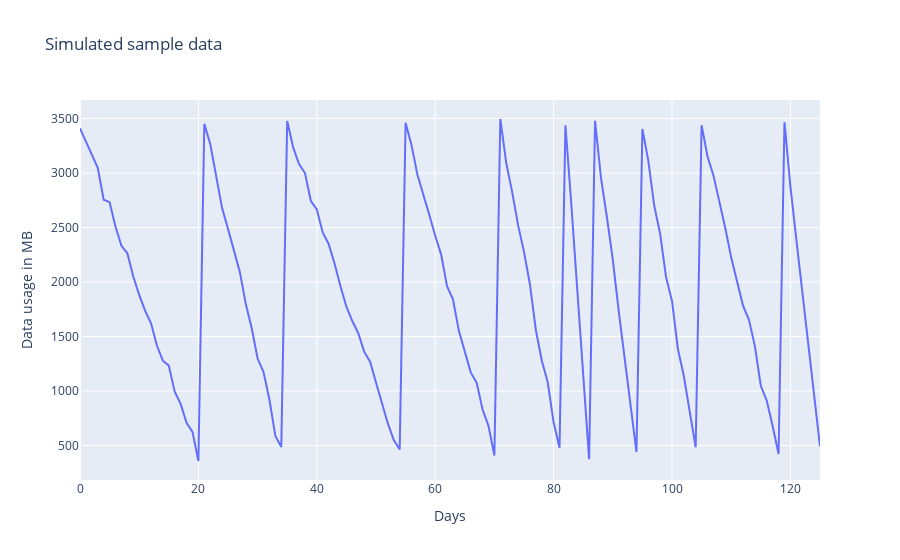

Notebook code cell kept with this figure:
### Markdown cell above
# Data

I am going to simulate some simple data for now, however this could be enriched with alternating data tickets.

### Code cell
np.random.seed(9345)

data_tickets = pd.DataFrame({'size':[0,500,1000,3000],
                             'price':[0,900,1500,3500]})

n_data = 10
data_usage = np.concatenate([np.linspace(3500,500,15) for _ in range(n_data)]).ravel().tolist()
data_usage = np.array(data_usage)

data_usage = np.concatenate([np.linspace(3500,500,15+np.random.randint(low=-10,high=10)) for _ in range(n_data)]).ravel().tolist()
data_usage = data_usage - abs(np.random.randint(low=0,high=150,size=len(data_usage)))

fig = go.Figure(data=go.Scatter(x=list(range(len(data_usage))),
                                y=data_usage,
                                hovertemplate='<i>Day</i>: %{x:.d}<br>'+\
                                              '<b>Remaining data</b>: %{y:.1f}',
                                name='Simulated data'))
fig.layout.update(title='Simulated sample data',
                  xaxis=dict(title='Days'),
                  yaxis=dict(title='Data usage in MB'),)
fig.show()

### Figure 1 — Plotly figure (JSON) as saved in the notebook; plotly's stock layout.template omitted (floating-point values rounded to 4 significant figures)
{"data": [{"hovertemplate": "<i>Day</i>: %{x:.d}<br><b>Remaining data</b>: %{y:.1f}", "name": "Simulated data", "type": "scatter", "x": [0, 1, 2, 3, 4, 5, 6, 7, 8, 9, 10, 11, 12, 13, 14, 15, 16, 17, 18, 19, 20, 21, 22, 23, 24, 25, 26, 27, 28, 29, 30, 31, 32, 33, 34, 35, 36, 37, 38, 39, 40, 41, 42, 43, 44, 45, 46, 47, 48, 49, 50, 51, 52, 53, 54, 55, 56, 57, 58, 59, 60, 61, 62, 63, 64, 65, 66, 67, 68, 69, 70, 71, 72, 73, 74, 75, 76, 77, 78, 79, 80, 81, 82, 83, 84, 85, 86, 87, 88, 89, 90, 91, 92, 93, 94, 95, 96, 97, 98, 99, 100, 101, 102, 103, 104, 105, 106, 107, 108, 109, 110, 111, 112, 113, 114, 115, 116, 117, 118, 119, 120, 121, 122, 123, 124, 125], "y": [3410, 3290, 3166, 3048, 2755, 2733, 2508, 2332, 2264, 2051, 1883, 1737, 1622, 1415, 1278, 1233, 994, 882, 709, 625, 358, 3451, 3266.0, 2954.0, 2679.0, 2488.0, 2287.0, 2093.0, 1801.0, 1578.0, 1298.0, 1174.0, 919.5, 587.8, 487, 3478, 3236.0, 3083.0, 3000.0, 2743.0, 2666.0, 2455.0, 2350.0, 2170.0, 1962.0, 1774.0, 1642.0, 1530.0, 1361.0, 1268.0, 1078.0, 884.7, 702.8, 550.9, 463, 3462, 3256, 2984, 2789, 2617, 2425, 2254, 1961, 1842, 1552, 1371, 1171, 1077, 830, 681, 409, 3496, 3092, 2825, 2522, 2277, 1980, 1560, 1280, 1082, 714, 480, 3439, 2707, 1910, 1206, 375, 3480, 2958.0, 2597.0, 2206.0, 1733.0, 1299.0, 826.6, 440, 3405, 3112.0, 2701.0, 2441, 2044.0, 1826.0, 1384, 1138.0, 808.3, 484, 3439, 3152.0, 2978.0, 2744.0, 2496.0, 2224.0, 2008.0, 1783.0, 1653.0, 1412.0, 1048.0, 912.5, 679.8, 423, 3467, 2877, 2392, 1927, 1467, 966, 491]}], "layout": {"title": {"text": "Simulated sample data"}, "xaxis": {"title": {"text": "Days"}}, "yaxis": {"title": {"text": "Data usage in MB"}}}}
